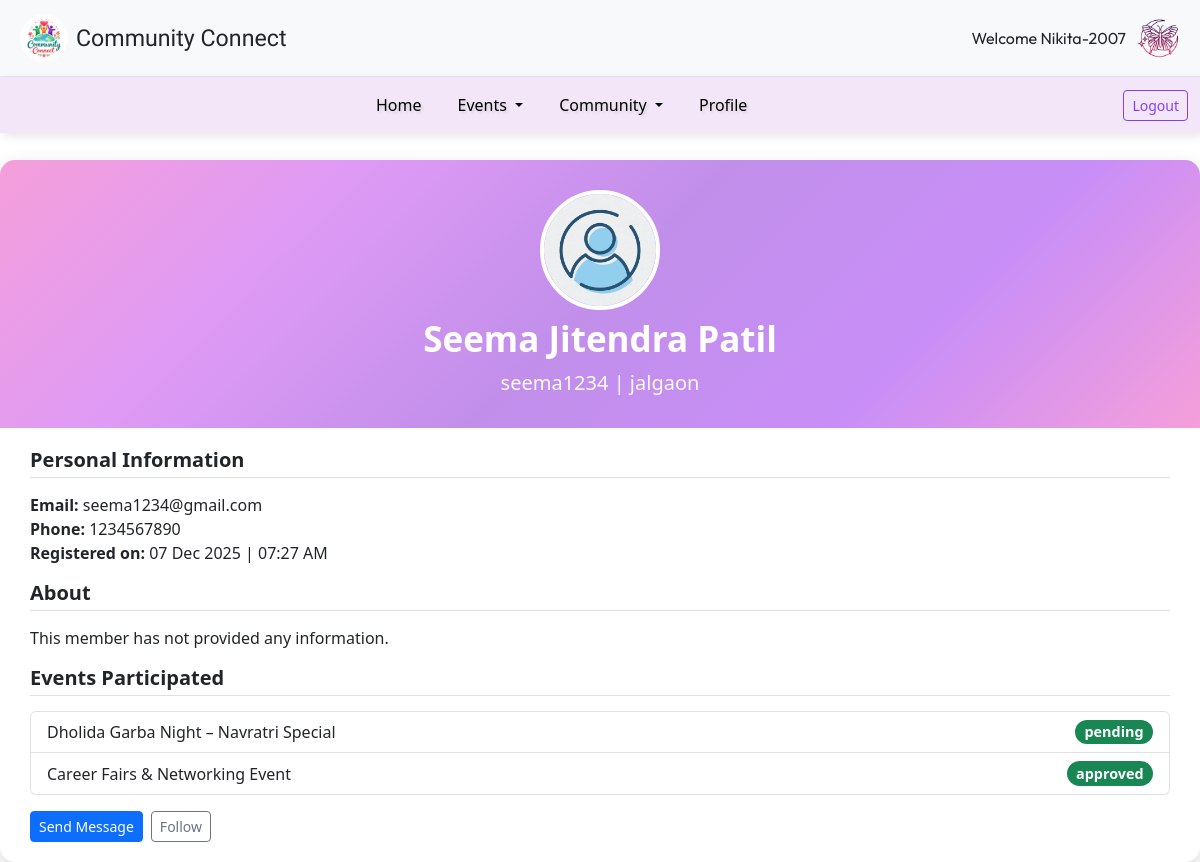
/event_member_profile.php?id=6 (signed in), run on the app's committed database.
### tables this page shows
CREATE TABLE `registrations` (
  `id` int(11) NOT NULL,
  `user_id` int(11) NOT NULL,
  `event_id` int(11) NOT NULL,
  `event_name` varchar(255) NOT NULL,
  `name` varchar(100) NOT NULL,
  `email` varchar(150) NOT NULL,
  `phone` varchar(20) NOT NULL,
  `id_card` varchar(255) NOT NULL,
  `district` varchar(100) NOT NULL,
  `event_code` varchar(100) DEFAULT NULL,
  `event_date` date NOT NULL,
  `start_time` time NOT NULL,
  `location` varchar(255) NOT NULL,
  `status` enum('pending','approved','rejected') DEFAULT 'approved',
  `created_at` timestamp NOT NULL DEFAULT current_timestamp()
);

CREATE TABLE `users` (
  `user_id` int(11) NOT NULL,
  `full_name` varchar(100) NOT NULL,
  `username` varchar(50) NOT NULL,
  `email` varchar(100) NOT NULL,
  `password` varchar(255) NOT NULL,
  `confirm_password` varchar(255) NOT NULL,
  `role` varchar(100) NOT NULL,
  `district` varchar(100) NOT NULL,
  `bio` varchar(300) NOT NULL,
  `created_at` timestamp NOT NULL DEFAULT current_timestamp()
);

CREATE TABLE `community_events` (
  `id` int(11) NOT NULL,
  `event_name` varchar(255) NOT NULL,
  `category` varchar(100) NOT NULL,
  `other_category` varchar(255) DEFAULT NULL,
  `district` varchar(100) NOT NULL,
  `start_time` time DEFAULT NULL,
  `end_time` time DEFAULT NULL,
  `date` date DEFAULT NULL,
  `image` varchar(255) DEFAULT 'default_event.jpg',
  `event_type` varchar(150) NOT NULL,
  `location` varchar(255) NOT NULL,
  `about` text DEFAULT NULL,
  `created_at` timestamp NOT NULL DEFAULT current_timestamp(),
  `created_by` int(11) NOT NULL,
  `Community` int(11) DEFAULT NULL,
  `event_code` varchar(50) DEFAULT NULL,
  `privacy` varchar(10) NOT NULL DEFAULT 'public',
  `details` text DEFAULT NULL
);

### event_member_profile.php (the view, shortened to what this page needs)
<?php
include 'userHead.php';
$conn = mysqli_connect("localhost", "root", "", "community_connect");
$member_id = $_GET['id'] ?? 0;
$member_query = "
    SELECT
        u.user_id,
        u.username,
        u.created_at,
        r.name,
        r.district,
        r.email,
        r.phone
    FROM users u
    LEFT JOIN registrations r ON u.user_id = r.user_id
    WHERE u.user_id = ?
    LIMIT 1
";
$stmt = mysqli_prepare($conn, $member_query);
mysqli_stmt_bind_param($stmt, "i", $member_id);
mysqli_stmt_execute($stmt);
$result = mysqli_stmt_get_result($stmt);
$member = mysqli_fetch_assoc($result);
$events_query = "SELECT e.event_name, r.status
                 FROM registrations r
                 JOIN community_events e ON r.event_id = e.id
                 WHERE r.user_id = ?";
$stmt2 = mysqli_prepare($conn, $events_query);
mysqli_stmt_bind_param($stmt2, "i", $member_id);
mysqli_stmt_execute($stmt2);
$events_result = mysqli_stmt_get_result($stmt2);
$member['events'] = [];
while ($row = mysqli_fetch_assoc($events_result)) {
    $member['events'][] = $row;
}
?>
<!DOCTYPE html>
<html lang="en">
<head>
    <link href="https://cdn.jsdelivr.net/npm/bootstrap@5.3.8/dist/css/bootstrap.min.css" rel="stylesheet" />
    <link href="https://cdn.jsdelivr.net/npm/bootstrap-icons@1.10.5/font/bootstrap-icons.css" rel="stylesheet" />
    <link rel="stylesheet" href="userStyle.css" />
</head>
<body>
<?php include 'userNav.php'; ?>
<div class="profile-card">
    <div class="profile-header">
        <img src="<?= htmlspecialchars($member['avatar'] ?? 'lo.webp'); ?>" alt="Profile Picture" class="rounded-circle mb-2">
        <h4><?php echo htmlspecialchars($member['name']); ?></h4>
        <small><?= htmlspecialchars($member['username'] ?? '@user'); ?> | <?= htmlspecialchars($member['district']); ?></small>
    </div>
    <div class="profile-section">
        <h5>Personal Information</h5>
        <ul class="list-unstyled mb-3">
            <li><strong>Email:</strong> <?= htmlspecialchars($member['email'] ?? 'Not provided'); ?></li>
            <li><strong>Phone:</strong> <?= htmlspecialchars($member['phone'] ?? 'Not provided'); ?></li>
            <li><strong>Registered on:</strong> <?php echo date("d M Y", strtotime($member['created_at'])); ?> | <?php echo date("h:i A", strtotime($member['created_at'])); ?></li>
        </ul>
        <h5>About</h5>
        <p><?= htmlspecialchars($member['bio'] ?? 'This member has not provided any information.'); ?></p>
        <h5>Events Participated</h5>
        <?php if (!empty($member['events'])): ?>
            <ul class="list-group mb-3">
                <?php foreach ($member['events'] as $event): ?>
                    <li class="list-group-item d-flex justify-content-between align-items-center">
                        <?= htmlspecialchars($event['event_name']); ?>
                        <span class="badge bg-success rounded-pill"><?= htmlspecialchars($event['status']); ?></span>
                    </li>
                <?php endforeach; ?>
            </ul>
        <?php else: ?>
            <p class="text-muted">This member has not participated in any events yet.</p>
        <?php endif; ?>
        <div class="profile-actions d-flex gap-2">
            <a href="message.php?id=<?= $member['user_id']; ?>" class="btn btn-primary btn-sm">Send Message</a>
            <a href="follow.php?id=<?= $member['user_id']; ?>" class="btn btn-outline-secondary btn-sm">Follow</a>
        </div>
    </div>
</div>
</body>
</html>

### event_member_profile.php (style rules this page uses)
.profile-card { max-width: 1200px; margin: auto; margin-top:27px; border-radius: 15px; overflow: hidden; box-shadow: 0 8px 20px rgba(0,0,0,0.15); transition: transform 0.3s, box-shadow 0.3s; background: #fff; }
.profile-header { background: linear-gradient(135deg, #f59fdaff, #de9af5ff, #c18feaff, #c88ef7ff, #f59fdaff); color: #fff; padding: 30px; text-align: center; }
.profile-header img { border: 4px solid #fff; width: 120px; height: 120px; object-fit: cover; }
.profile-header h4 { margin-top: 0px; font-weight: 600; font-size:35px }
.profile-header small { color: #f9f9f9ff; font-size:20px; font-weight:500; }
.profile-section { padding: 20px 30px; }
.profile-section h5 { font-weight: 600; border-bottom: 1px solid #e0e0e0; padding-bottom: 5px; margin-bottom: 15px; }
.list-group-item .badge { font-size: 0.9rem; }
.profile-actions a { transition: 0.3s; }

### data on the page
registrations: name "Seema Jitendra Patil", user.username "seema1234", district "jalgaon", email "seema1234@gmail.com", phone "1234567890", user.created_at "07 Dec 2025", user.created_at "07:27 AM", event.event_name "Dholida Garba Night – Navratri Special", status "pending"
registrations: event.event_name "Career Fairs & Networking Event", status "approved"

### other printed values
$username "Nikita-2007"
$member['bio'] "This member has not provided any information."
